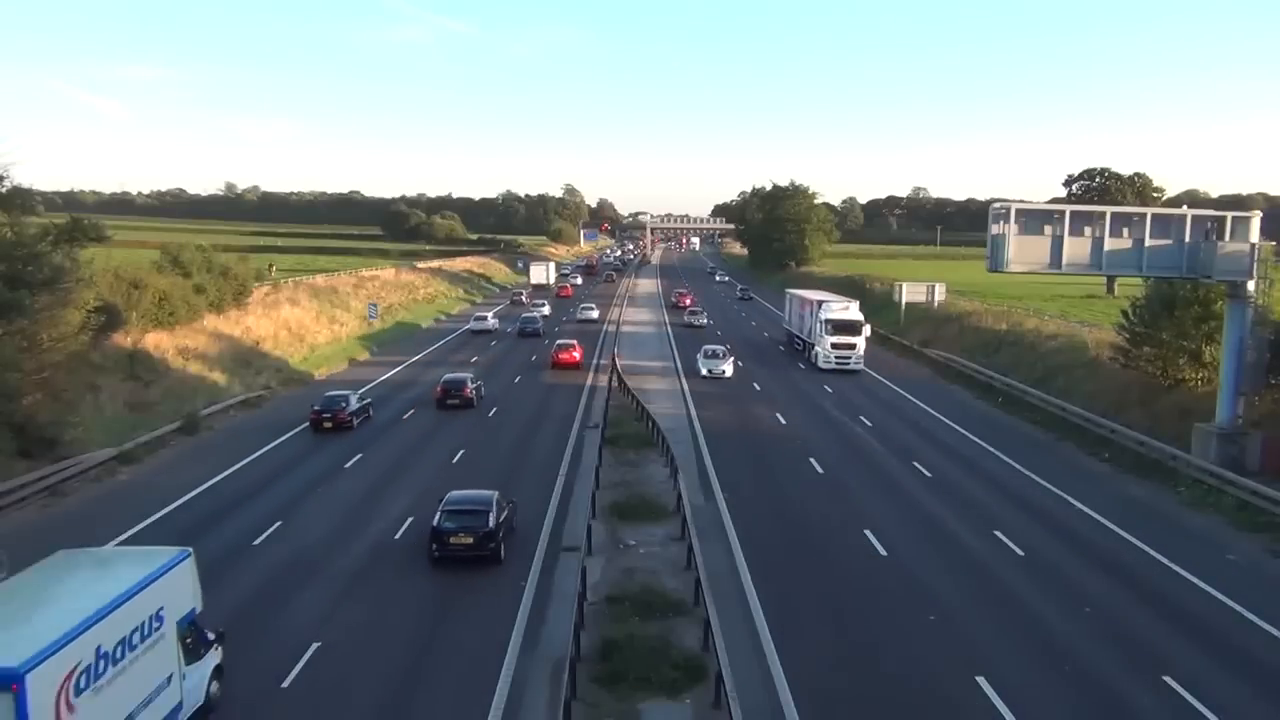
#> input picture frame 26 of lesson_10/homework/road_10sec.mp4, 1280 x 720 px, given in place of road_1min.mp4, which was not available
$ python optical_flow.py
#> lines starting #> are read from the running program, lines starting #| are printed output that depends on the picture; pictures that were not available may be replaced by others from this repository, and a replacement may not be noted
#!/usr/bin/env python3
# -*- coding: utf-8 -*-
"""
Created on Sun Feb 19 10:30:46 2023

@author: janko
"""

import cv2
import numpy as np
from matplotlib import pyplot as plt

video = cv2.VideoCapture("homework/road_1min.mp4")

# ShiTomasi corner detection
config_st = {'maxCorners': 100,
             'qualityLevel': 0.3,
             'minDistance': 7,
             'blockSize': 7}

# Lucas-Kanade optical flow
config_lk = {'winSize': (15, 15),
             'maxLevel': 2,
             'criteria': (cv2.TERM_CRITERIA_EPS | cv2.TERM_CRITERIA_COUNT, 10, 0.03)}

# Create some random colors
color = np.random.randint(0, 255, (100, 3))

# Take first frame and find keypoints
ret, source = video.read()
#> source is the input picture: shape (720, 1280, 3); mean B, G, R 130, 126.9, 116.4
assert ret

src_gray = cv2.cvtColor(source, cv2.COLOR_BGR2GRAY)
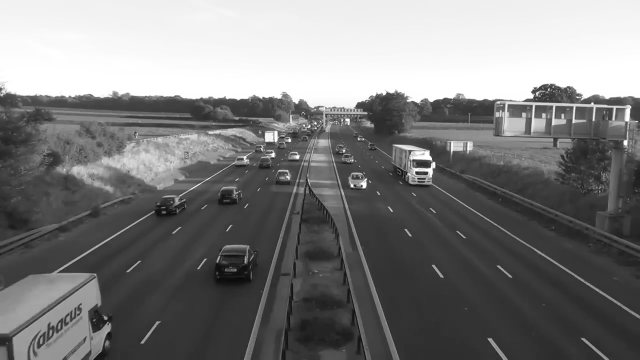
#> src_gray: shape (720, 1280) (shown at 1/2 size); min 1, max 255, mean 124.1
p_src = cv2.goodFeaturesToTrack(src_gray, mask=None, **config_st)
#> p_src = 100 rows, first 8: [854, 345], [832, 344], [725, 374], [579, 281], [545, 304], [1185, 207], [705, 372], [633, 255]

# Create a mask image for drawing purposes
mask = np.zeros_like(source)

while True:
    ret, target = video.read()
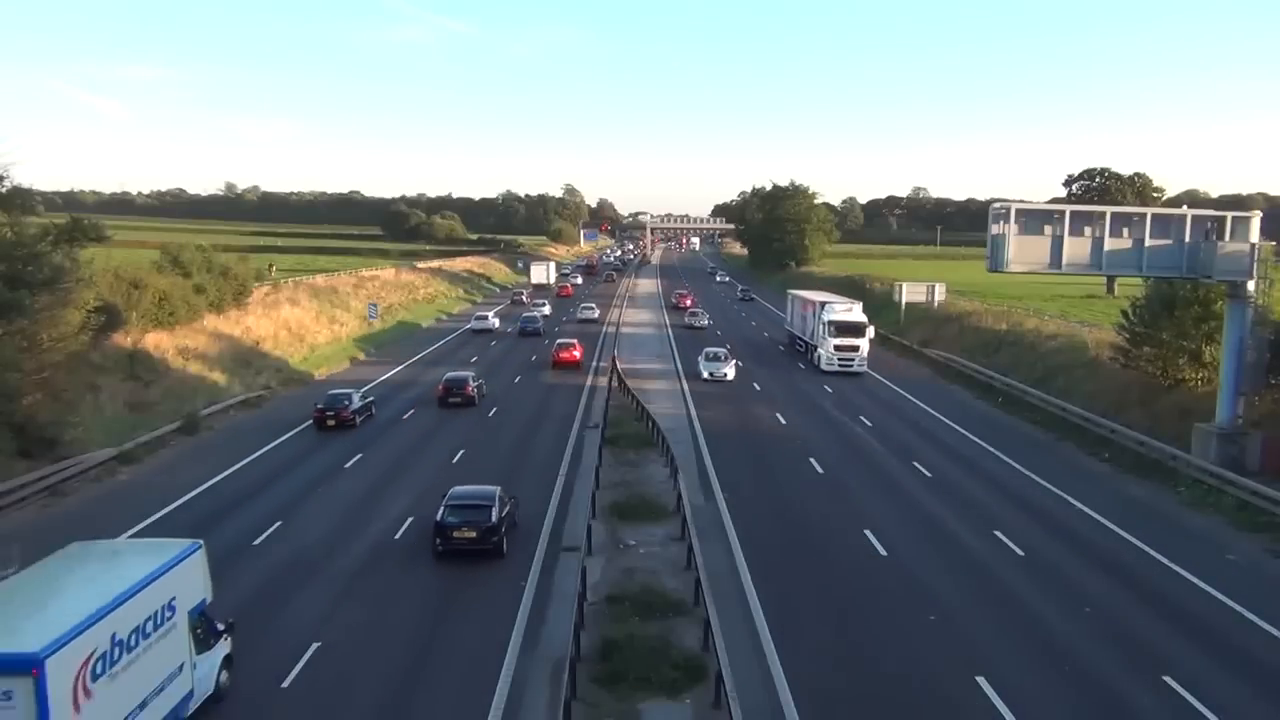
#> input picture frame 27 of lesson_10/homework/road_10sec.mp4, 1280 x 720 px, given in place of road_1min.mp4, which was not available
#> target is the input picture: shape (720, 1280, 3); mean B, G, R 130.2, 127, 116.5
    if not ret:
        print('End of video.')
        break

    # Convert frame to gray and calculate LK optical flow
    dst_gray = cv2.cvtColor(target, cv2.COLOR_BGR2GRAY)
    p_dst, status, err = cv2.calcOpticalFlowPyrLK(src_gray, dst_gray, p_src, None, **config_lk)
#> p_dst = 100 rows, first 8: [857.3, 347.1], [835, 346.1], [726.8, 377], [579.2, 280.7], [545.5, 303.7], [1185, 207], [706.4, 375], [633, 255]; status = 100 values from 1 to 1; err = 100 values, max 17.73 at index 93, min 0 at index 5, mean 2.73

    # Select points that have been successfully tracked
    if p_dst is not None:
        p_dst = p_dst[status==1]
#> p_dst = 100 pairs, first value 2 to 1259, second value 173 to 636.4
        p_src = p_src[status==1]
#> p_src = 100 pairs, first value 2 to 1259, second value 173 to 646

    # Draw the tracks
    for i, (dst, src) in enumerate(zip(p_dst, p_src)):
        x_dst, y_dst = dst
        x_src, y_src = src

        mask = cv2.line(mask, (int(x_src), int(y_src)), (int(x_dst), int(y_dst)), color[i].tolist(), 2)
        target = cv2.circle(target, (int(x_src), int(y_src)), 5, color[i].tolist(), -1)
#> this loop made 100 passes
#> (x_dst, y_dst, x_src, y_src) on passes 1 to 8: (857.3, 347.1, 854, 345), (835, 346.1, 832, 344), (726.8, 377, 725, 374), (579.2, 280.7, 579, 281), (545.5, 303.7, 545, 304), (1185, 207, 1185, 207), (706.4, 375, 705, 372), (633, 255, 633, 255)
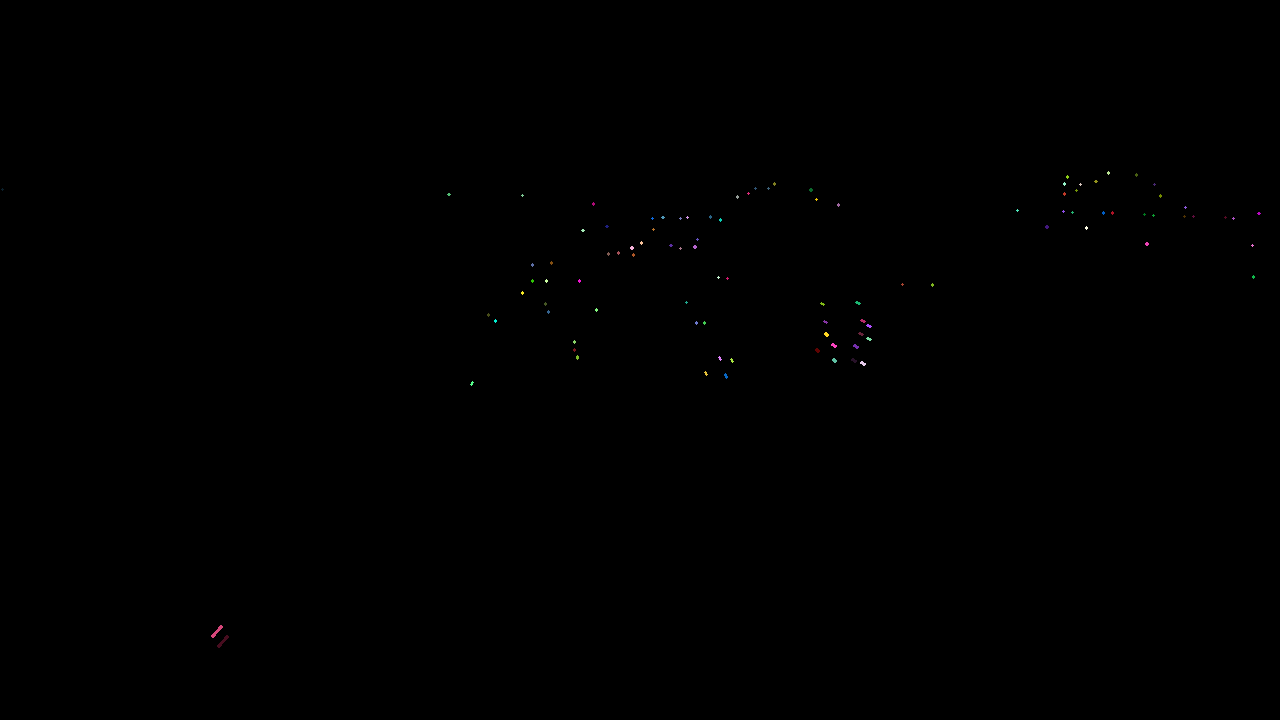
#> mask: shape (720, 1280, 3); mean of channels 0, 1, 2 0.1, 0.1, 0.1; drawn as B, G, R
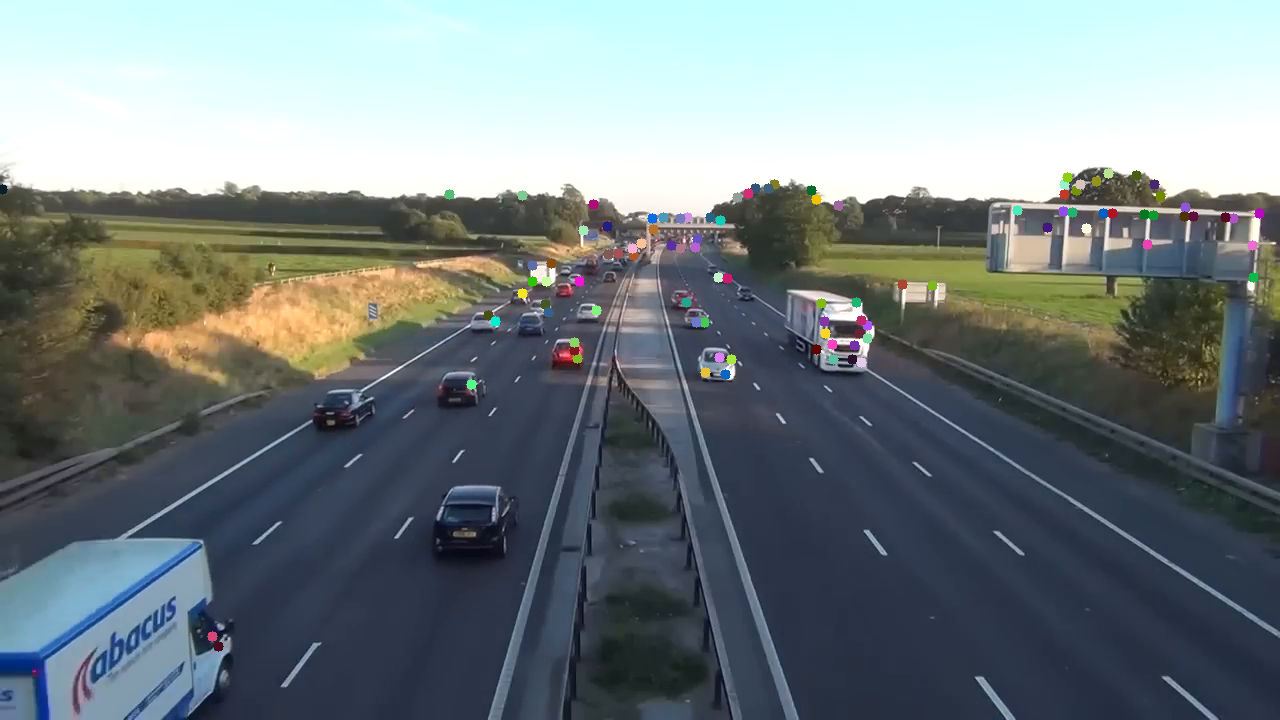
#> target: shape (720, 1280, 3); mean B, G, R 130, 126.8, 116.3

    result = cv2.add(target, mask)
    cv2.imshow('frame', result)
    cv2.waitKey(1)
    # [7 lines of commented-out code are left out]
    src_gray = np.copy(dst_gray)
    p_src = p_dst.reshape(-1, 1, 2)
#> p_src = 100 rows, first 8: [857.3, 347.1], [835, 346.1], [726.8, 377], [579.2, 280.7], [545.5, 303.7], [1185, 207], [706.4, 375], [633, 255]

$ run again, starting later in the video
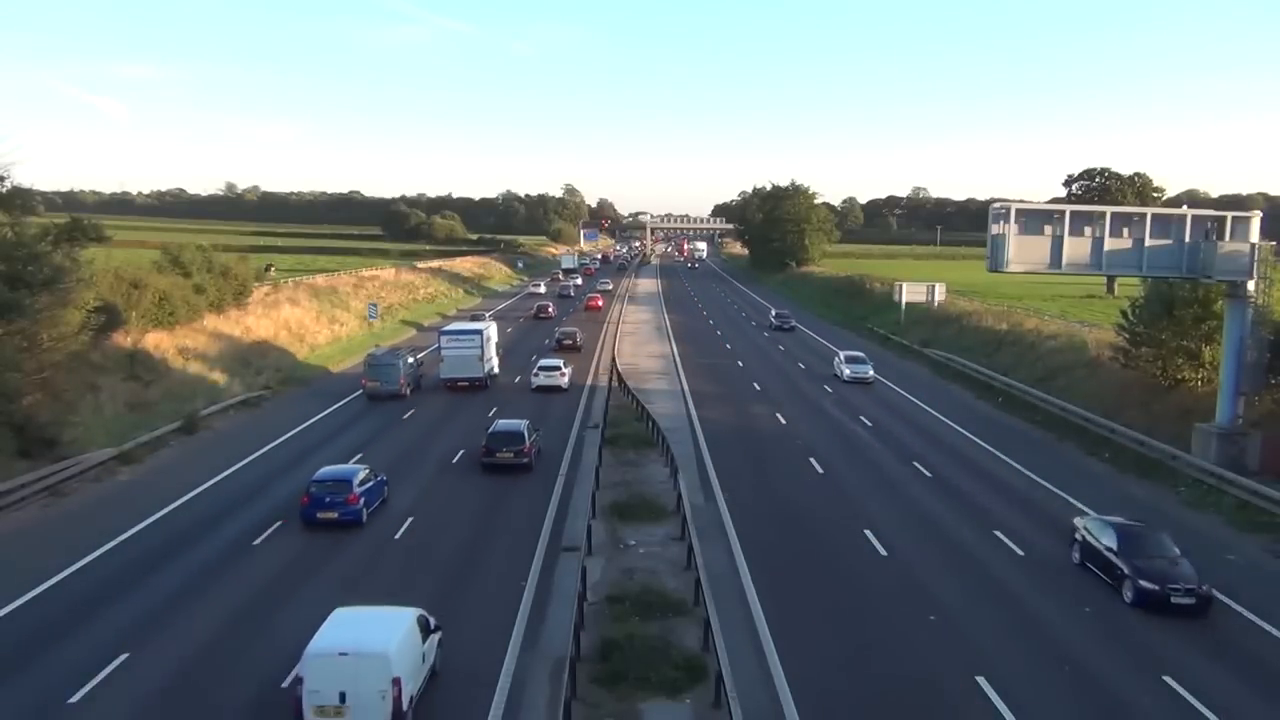
#> input picture frame 117 of lesson_10/homework/road_10sec.mp4, 1280 x 720 px, given in place of road_1min.mp4, which was not available
#> source is the input picture: shape (720, 1280, 3); mean B, G, R 128, 124.8, 114.6
#> `p_src = cv2.goodFeaturesToTrack(src_gray, mask=None, **config_st)`: p_src = 89 rows, first 8: [579, 281], [410, 359], [560, 368], [1185, 207], [540, 284], [598, 257], [1078, 190], [1071, 190]
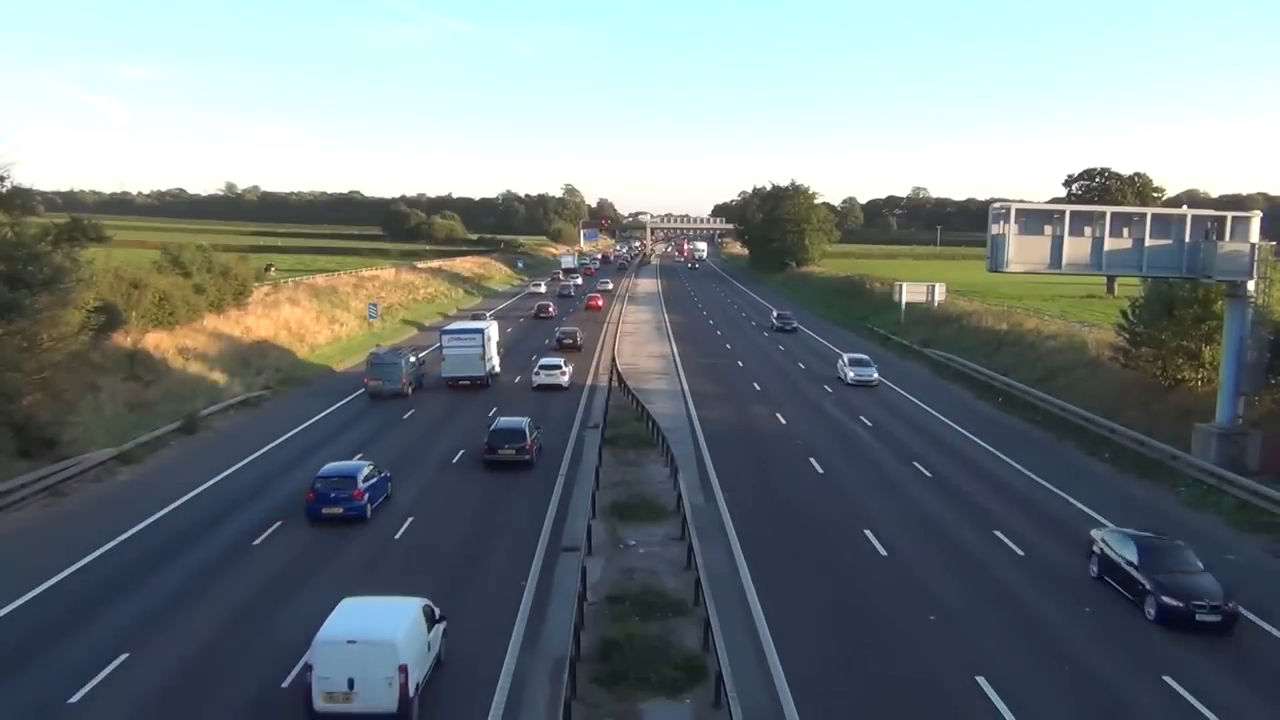
#> input picture frame 118 of lesson_10/homework/road_10sec.mp4, 1280 x 720 px, given in place of road_1min.mp4, which was not available
#> target is the input picture: shape (720, 1280, 3); mean B, G, R 127.8, 124.7, 114.4
#> `p_dst, status, err = cv2.calcOpticalFlowPyrLK(src_gray, dst_gray, p_sr..`: p_dst = 89 rows, first 8: [579.3, 280.7], [411.8, 358.1], [560.5, 366.7], [1185, 207], [540.4, 283.7], [598, 257], [1078, 190], [1071, 190]; status = 89 values from 1 to 1; err = 89 values, max 9.36 at index 18, min 0 at index 3, mean 1.24
#> `p_dst = p_dst[status==1]`: p_dst = 89 pairs, first value 4 to 1260, second value 170 to 375.8
#> `p_src = p_src[status==1]`: p_src = 89 pairs, first value 4 to 1260, second value 170 to 374
#> the loop `for i, (dst, src) in enumerate(zip(p_dst, p_src)):` made 89 passes
#> (x_dst, y_dst, x_src, y_src) on passes 1 to 8: (579.3, 280.7, 579, 281), (411.8, 358.1, 410, 359), (560.5, 366.7, 560, 368), (1185, 207, 1185, 207), (540.4, 283.7, 540, 284), (598, 257, 598, 257), (1078, 190, 1078, 190), (1071, 190, 1071, 190)
#> after the loop `for i, (dst, src) in enumerate(zip(p_dst, p_src)):`:
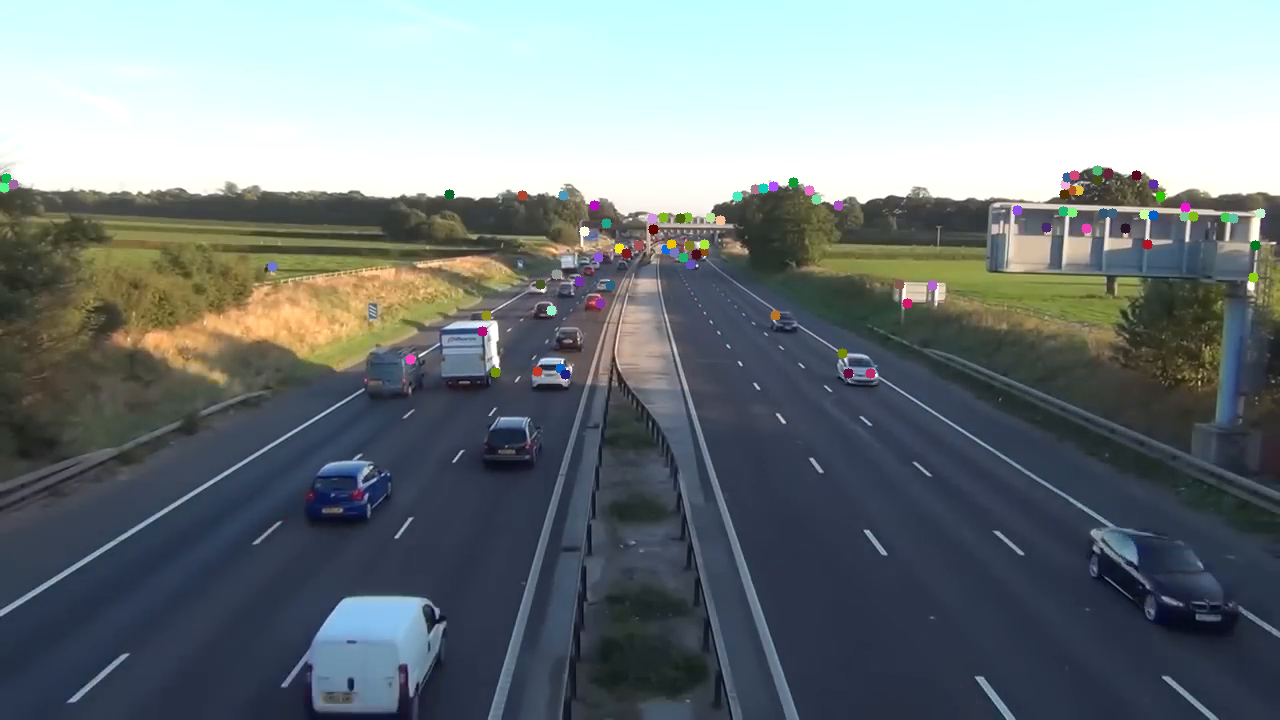
#> target: shape (720, 1280, 3); mean B, G, R 127.6, 124.5, 114.3
#> `p_src = p_dst.reshape(-1, 1, 2)`: p_src = 89 rows, first 8: [579.3, 280.7], [411.8, 358.1], [560.5, 366.7], [1185, 207], [540.4, 283.7], [598, 257], [1078, 190], [1071, 190]
